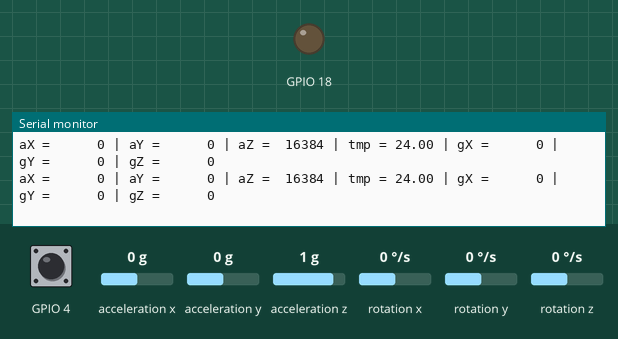
Recording of a sketch running on a simulated ESP32. Shown: output pins drawn as LEDs (lit = HIGH), the last lines printed to the serial monitor. Wiring (inferred from the names in the program): MPU-6050 motion sensor at I2C address 0x68. The inputs (shaded band) are chosen by the test bench; at power-on: acceleration x 0 g, GPIO 4 HIGH, acceleration y 0 g, acceleration z 1 g, rotation x 0 °/s, rotation y 0 °/s, rotation z 0 °/s. Nothing arrives over Bluetooth unless stated; a phone connects over Bluetooth LE 3 s after start.

Above: at 1.2 s.
1.3 s: acceleration x set to -1.4 g
At 2.4 s:
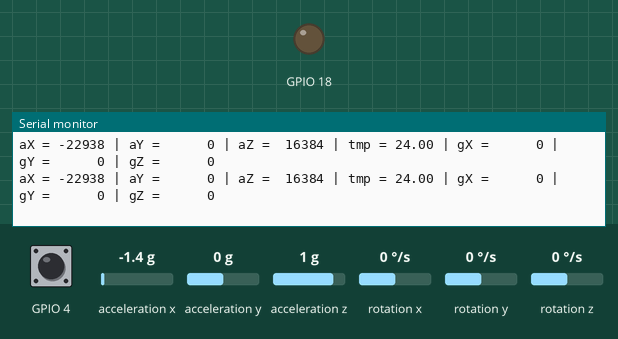
3.2 s: GPIO 4 pulled LOW for 0.15 s
4.8 s: acceleration y set to -1.4 g
At 5.8 s:
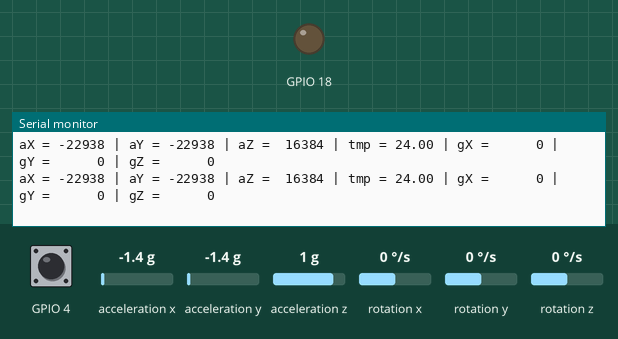
6.7 s: GPIO 4 pulled LOW for 1 s
9.2 s: acceleration z set to -1.4 g
At 9.7 s:
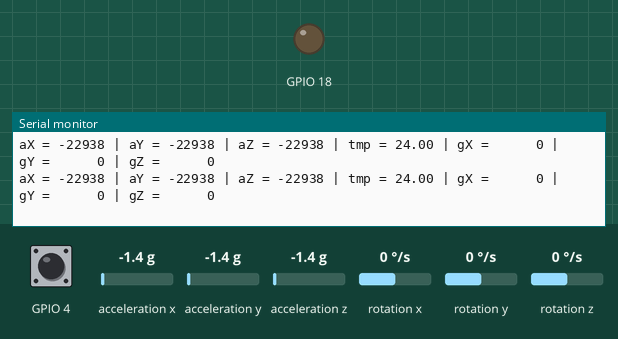
11.1 s: rotation x set to -192 °/s
At 12.2 s:
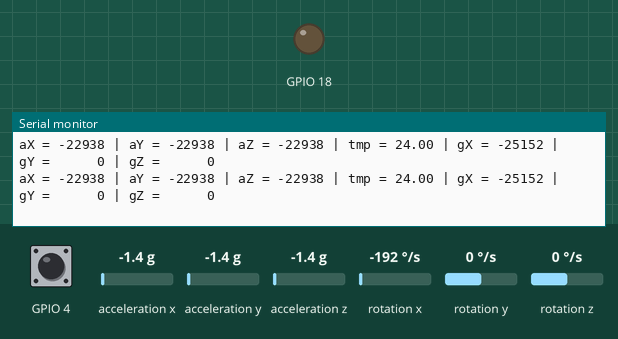

Measured:
- after the input at 1.3 s, the serial monitor: prints a new line at once (image 1)
- after the input at 4.8 s, the serial monitor: prints a new line at once (image 2)
- after the input at 9.2 s, the serial monitor: prints a new line at once (image 3)
- after the input at 11.1 s, the serial monitor: prints a new line at once (image 4)

The sketch:

ble.ino
```cpp
#include <BLEDevice.h>
#include <BLEServer.h>
#include <BLEUtils.h>
#include <BLE2902.h>


BLECharacteristic *pCharacteristic;
bool deviceConnected = false;


#define SERVICE_UUID        "4fafc201-1fb5-459e-8fcc-c5c9c331914b"
#define CHARACTERISTIC_UUID "beb5483e-36e1-4688-b7f5-ea07361b26a8"


class MyServerCallbacks: public BLEServerCallbacks {
    void onConnect(BLEServer* pServer) {
      deviceConnected = true;
    };

    void onDisconnect(BLEServer* pServer) {
      deviceConnected = false;
    }
};


void setupBLE() {

  BLEDevice::init("Detektor Upadku");
  BLEServer *pServer = BLEDevice::createServer();
  pServer->setCallbacks(new MyServerCallbacks());
  BLEService *pService = pServer->createService(SERVICE_UUID);
  pCharacteristic = pService->createCharacteristic(
                      CHARACTERISTIC_UUID,
                      BLECharacteristic::PROPERTY_READ   |
                      BLECharacteristic::PROPERTY_WRITE  |
                      BLECharacteristic::PROPERTY_NOTIFY |
                      BLECharacteristic::PROPERTY_INDICATE
                    );
  pCharacteristic->addDescriptor(new BLE2902());
  pService->start();
  pServer->getAdvertising()->start();
  Serial.println("Oczekuje na upadłego klienta...");
}

void sendFellDownInformation(uint8_t value){
 Serial.printf("*** NOTIFY: %d ***\n", value);
    pCharacteristic->setValue(&value, 1);
    pCharacteristic->notify();
    //pCharacteristic->indicate();
    delay(200);

}
```

akcelelometr.ino
```cpp
    #include "Wire.h"
    portMUX_TYPE mux = portMUX_INITIALIZER_UNLOCKED;
   // This library allows you to communicate with I2C devices.
    const int MPU_ADDR = 0x68; // I2C address of the MPU-6050. If AD0 pin is set to HIGH, the I2C address will be 0x69.
    int16_t accelerometer_x, accelerometer_y, accelerometer_z; // variables for accelerometer raw data
    int16_t gyro_x, gyro_y, gyro_z; // variables for gyro raw data
    bool flaga = false;
    int16_t temperature; // variables for temperature data
    uint8_t value = 0;
    char tmp_str[7]; // temporary variable used in convert function

    char* convert_int16_to_str(int16_t i) { // converts int16 to string. Moreover, resulting strings will have the same length in the debug monitor.
      sprintf(tmp_str, "%6d", i);
      return tmp_str;
    }

    void setup() {
      pinMode(4,INPUT_PULLUP);
      pinMode(18, OUTPUT);
      attachInterrupt(digitalPinToInterrupt(4), anulowanie,FALLING);
      Serial.begin(115200);
      setupBLE();
      Wire.begin(21, 22);
      Wire.beginTransmission(MPU_ADDR); // Begins a transmission to the I2C slave (GY-521 board)
      Wire.write(0x6B); // PWR_MGMT_1 register
      Wire.write(0); // set to zero (wakes up the MPU-6050)
      Wire.endTransmission(true);
    }

   void anulowanie(){
       digitalWrite(18, LOW);
       value = 0 ;
       flaga = true;
       Serial.printf("*** Przerwanie: %d ***\n", value);
   }

    void readData(){
      Wire.beginTransmission(MPU_ADDR);
      Wire.write(0x3B); // starting with register 0x3B (ACCEL_XOUT_H) [MPU-6000 and MPU-6050 Register Map and Descriptions Revision 4.2, p.40]
      Wire.endTransmission(false); // the parameter indicates that the Arduino will send a restart. As a result, the connection is kept active.
      Wire.requestFrom(MPU_ADDR, 7*2, true); // request a total of 7*2=14 registers

      // "Wire.read()<<8 | Wire.read();" means two registers are read and stored in the same variable
      accelerometer_x = Wire.read()<<8 | Wire.read(); // reading registers: 0x3B (ACCEL_XOUT_H) and 0x3C (ACCEL_XOUT_L)
      accelerometer_y = Wire.read()<<8 | Wire.read(); // reading registers: 0x3D (ACCEL_YOUT_H) and 0x3E (ACCEL_YOUT_L)
      accelerometer_z = Wire.read()<<8 | Wire.read(); // reading registers: 0x3F (ACCEL_ZOUT_H) and 0x40 (ACCEL_ZOUT_L)
      temperature = Wire.read()<<8 | Wire.read(); // reading registers: 0x41 (TEMP_OUT_H) and 0x42 (TEMP_OUT_L)
      gyro_x = Wire.read()<<8 | Wire.read(); // reading registers: 0x43 (GYRO_XOUT_H) and 0x44 (GYRO_XOUT_L)
      gyro_y = Wire.read()<<8 | Wire.read(); // reading registers: 0x45 (GYRO_YOUT_H) and 0x46 (GYRO_YOUT_L)
      gyro_z = Wire.read()<<8 | Wire.read(); // reading registers: 0x47 (GYRO_ZOUT_H) and 0x48 (GYRO_ZOUT_L)
    }

    void alarm (){
      for ( int i=0; i<30;i++){
        digitalWrite(18, HIGH);
        delay(500);
        digitalWrite(18, LOW);
        delay(500);
        if (flaga){
          return;
        }

      }

       digitalWrite(18, HIGH);
       value++;
       sendFellDownInformation(value);
    }

   void printData(){

     Serial.print("aX = "); Serial.print(convert_int16_to_str(accelerometer_x));
     Serial.print(" | aY = "); Serial.print(convert_int16_to_str(accelerometer_y));
     Serial.print(" | aZ = "); Serial.print(convert_int16_to_str(accelerometer_z));
     //  the following equation was taken from the documentation [MPU-6000/MPU-6050 Register Map and Description, p.30]
      Serial.print(" | tmp = "); Serial.print(temperature/340.00+36.53);
      Serial.print(" | gX = "); Serial.print(convert_int16_to_str(gyro_x));
      Serial.print(" | gY = "); Serial.print(convert_int16_to_str(gyro_y));
     Serial.print(" | gZ = "); Serial.print(convert_int16_to_str(gyro_z));
     Serial.println();
    }

    void loop() {
      readData();
      printData();

     if (flaga){
             Serial.print(value);
             sendFellDownInformation(value);
             flaga = false;
      }

      if (( gyro_z > 10000 && accelerometer_z < 10000) || (( gyro_z < -10000 && accelerometer_z > -10000))){
        delay(1000);
          readData();
            if( gyro_x <-300  && gyro_x > -500){
              alarm();
            }
        }

      }
```
